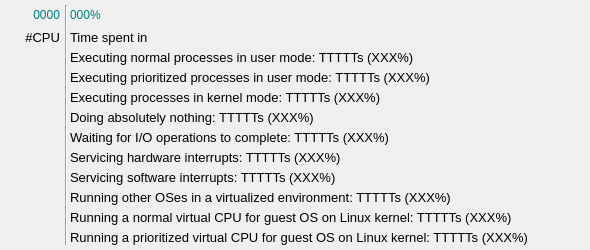
<?xml version="1.0" encoding="UTF-8"?>
<ui version="4.0">
 <class>cputwdgt</class>
 <widget class="QWidget" name="cputwdgt">
  <property name="geometry">
   <rect>
    <x>0</x>
    <y>0</y>
    <width>590</width>
    <height>250</height>
   </rect>
  </property>
  <property name="sizePolicy">
   <sizepolicy hsizetype="Fixed" vsizetype="Fixed">
    <horstretch>0</horstretch>
    <verstretch>0</verstretch>
   </sizepolicy>
  </property>
  <property name="minimumSize">
   <size>
    <width>590</width>
    <height>250</height>
   </size>
  </property>
  <property name="maximumSize">
   <size>
    <width>590</width>
    <height>250</height>
   </size>
  </property>
  <property name="windowTitle">
   <string>Form</string>
  </property>
  <widget class="QLabel" name="cputperc">
   <property name="geometry">
    <rect>
     <x>70</x>
     <y>5</y>
     <width>515</width>
     <height>20</height>
    </rect>
   </property>
   <property name="sizePolicy">
    <sizepolicy hsizetype="Fixed" vsizetype="Fixed">
     <horstretch>0</horstretch>
     <verstretch>0</verstretch>
    </sizepolicy>
   </property>
   <property name="minimumSize">
    <size>
     <width>515</width>
     <height>20</height>
    </size>
   </property>
   <property name="maximumSize">
    <size>
     <width>515</width>
     <height>20</height>
    </size>
   </property>
   <property name="styleSheet">
    <string notr="true">font: 15pt &quot;JetBrains Mono&quot;;
color: #008080;</string>
   </property>
   <property name="text">
    <string>000%</string>
   </property>
  </widget>
  <widget class="QLabel" name="cputxtra">
   <property name="geometry">
    <rect>
     <x>70</x>
     <y>30</y>
     <width>515</width>
     <height>15</height>
    </rect>
   </property>
   <property name="sizePolicy">
    <sizepolicy hsizetype="Fixed" vsizetype="Fixed">
     <horstretch>0</horstretch>
     <verstretch>0</verstretch>
    </sizepolicy>
   </property>
   <property name="minimumSize">
    <size>
     <width>515</width>
     <height>15</height>
    </size>
   </property>
   <property name="maximumSize">
    <size>
     <width>515</width>
     <height>15</height>
    </size>
   </property>
   <property name="font">
    <font>
     <pointsize>10</pointsize>
     <italic>false</italic>
     <bold>false</bold>
    </font>
   </property>
   <property name="styleSheet">
    <string notr="true">font: 10pt &quot;Inter&quot;;</string>
   </property>
   <property name="text">
    <string>Time spent in</string>
   </property>
  </widget>
  <widget class="QLabel" name="cputnumb">
   <property name="geometry">
    <rect>
     <x>5</x>
     <y>5</y>
     <width>55</width>
     <height>20</height>
    </rect>
   </property>
   <property name="sizePolicy">
    <sizepolicy hsizetype="Fixed" vsizetype="Fixed">
     <horstretch>0</horstretch>
     <verstretch>0</verstretch>
    </sizepolicy>
   </property>
   <property name="minimumSize">
    <size>
     <width>55</width>
     <height>20</height>
    </size>
   </property>
   <property name="maximumSize">
    <size>
     <width>55</width>
     <height>20</height>
    </size>
   </property>
   <property name="styleSheet">
    <string notr="true">font: 15pt &quot;JetBrains Mono&quot;;
color: #008080;</string>
   </property>
   <property name="frameShape">
    <enum>QFrame::NoFrame</enum>
   </property>
   <property name="text">
    <string>0000</string>
   </property>
   <property name="alignment">
    <set>Qt::AlignRight|Qt::AlignTrailing|Qt::AlignVCenter</set>
   </property>
  </widget>
  <widget class="QLabel" name="cputlabl">
   <property name="geometry">
    <rect>
     <x>5</x>
     <y>30</y>
     <width>55</width>
     <height>15</height>
    </rect>
   </property>
   <property name="sizePolicy">
    <sizepolicy hsizetype="Fixed" vsizetype="Fixed">
     <horstretch>0</horstretch>
     <verstretch>0</verstretch>
    </sizepolicy>
   </property>
   <property name="minimumSize">
    <size>
     <width>55</width>
     <height>15</height>
    </size>
   </property>
   <property name="maximumSize">
    <size>
     <width>55</width>
     <height>15</height>
    </size>
   </property>
   <property name="font">
    <font>
     <pointsize>10</pointsize>
     <italic>false</italic>
     <bold>false</bold>
    </font>
   </property>
   <property name="styleSheet">
    <string notr="true">font: 10pt &quot;Inter&quot;;</string>
   </property>
   <property name="text">
    <string>#CPU</string>
   </property>
   <property name="alignment">
    <set>Qt::AlignRight|Qt::AlignTrailing|Qt::AlignVCenter</set>
   </property>
  </widget>
  <widget class="Line" name="cputline">
   <property name="geometry">
    <rect>
     <x>65</x>
     <y>5</y>
     <width>3</width>
     <height>240</height>
    </rect>
   </property>
   <property name="sizePolicy">
    <sizepolicy hsizetype="Fixed" vsizetype="Fixed">
     <horstretch>0</horstretch>
     <verstretch>0</verstretch>
    </sizepolicy>
   </property>
   <property name="minimumSize">
    <size>
     <width>3</width>
     <height>240</height>
    </size>
   </property>
   <property name="maximumSize">
    <size>
     <width>3</width>
     <height>240</height>
    </size>
   </property>
   <property name="orientation">
    <enum>Qt::Vertical</enum>
   </property>
  </widget>
  <widget class="QLabel" name="cputusnm">
   <property name="geometry">
    <rect>
     <x>70</x>
     <y>50</y>
     <width>515</width>
     <height>15</height>
    </rect>
   </property>
   <property name="sizePolicy">
    <sizepolicy hsizetype="Fixed" vsizetype="Fixed">
     <horstretch>0</horstretch>
     <verstretch>0</verstretch>
    </sizepolicy>
   </property>
   <property name="minimumSize">
    <size>
     <width>515</width>
     <height>15</height>
    </size>
   </property>
   <property name="maximumSize">
    <size>
     <width>515</width>
     <height>15</height>
    </size>
   </property>
   <property name="font">
    <font>
     <pointsize>10</pointsize>
     <italic>false</italic>
     <bold>false</bold>
    </font>
   </property>
   <property name="styleSheet">
    <string notr="true">font: 10pt &quot;Inter&quot;;</string>
   </property>
   <property name="text">
    <string>Executing normal processes in user mode: TTTTTs (XXX%)</string>
   </property>
  </widget>
  <widget class="QLabel" name="cputuspr">
   <property name="geometry">
    <rect>
     <x>70</x>
     <y>70</y>
     <width>515</width>
     <height>15</height>
    </rect>
   </property>
   <property name="sizePolicy">
    <sizepolicy hsizetype="Fixed" vsizetype="Fixed">
     <horstretch>0</horstretch>
     <verstretch>0</verstretch>
    </sizepolicy>
   </property>
   <property name="minimumSize">
    <size>
     <width>515</width>
     <height>15</height>
    </size>
   </property>
   <property name="maximumSize">
    <size>
     <width>515</width>
     <height>15</height>
    </size>
   </property>
   <property name="font">
    <font>
     <pointsize>10</pointsize>
     <italic>false</italic>
     <bold>false</bold>
    </font>
   </property>
   <property name="styleSheet">
    <string notr="true">font: 10pt &quot;Inter&quot;;</string>
   </property>
   <property name="text">
    <string>Executing prioritized processes in user mode: TTTTTs (XXX%)</string>
   </property>
  </widget>
  <widget class="QLabel" name="cputkrnm">
   <property name="geometry">
    <rect>
     <x>70</x>
     <y>90</y>
     <width>515</width>
     <height>15</height>
    </rect>
   </property>
   <property name="sizePolicy">
    <sizepolicy hsizetype="Fixed" vsizetype="Fixed">
     <horstretch>0</horstretch>
     <verstretch>0</verstretch>
    </sizepolicy>
   </property>
   <property name="minimumSize">
    <size>
     <width>515</width>
     <height>15</height>
    </size>
   </property>
   <property name="maximumSize">
    <size>
     <width>515</width>
     <height>15</height>
    </size>
   </property>
   <property name="font">
    <font>
     <pointsize>10</pointsize>
     <italic>false</italic>
     <bold>false</bold>
    </font>
   </property>
   <property name="styleSheet">
    <string notr="true">font: 10pt &quot;Inter&quot;;</string>
   </property>
   <property name="text">
    <string>Executing processes in kernel mode: TTTTTs (XXX%)</string>
   </property>
  </widget>
  <widget class="QLabel" name="cputnull">
   <property name="geometry">
    <rect>
     <x>70</x>
     <y>110</y>
     <width>515</width>
     <height>15</height>
    </rect>
   </property>
   <property name="sizePolicy">
    <sizepolicy hsizetype="Fixed" vsizetype="Fixed">
     <horstretch>0</horstretch>
     <verstretch>0</verstretch>
    </sizepolicy>
   </property>
   <property name="minimumSize">
    <size>
     <width>515</width>
     <height>15</height>
    </size>
   </property>
   <property name="maximumSize">
    <size>
     <width>515</width>
     <height>15</height>
    </size>
   </property>
   <property name="font">
    <font>
     <pointsize>10</pointsize>
     <italic>false</italic>
     <bold>false</bold>
    </font>
   </property>
   <property name="styleSheet">
    <string notr="true">font: 10pt &quot;Inter&quot;;</string>
   </property>
   <property name="text">
    <string>Doing absolutely nothing: TTTTTs (XXX%)</string>
   </property>
  </widget>
  <widget class="QLabel" name="cputiowt">
   <property name="geometry">
    <rect>
     <x>70</x>
     <y>130</y>
     <width>515</width>
     <height>15</height>
    </rect>
   </property>
   <property name="sizePolicy">
    <sizepolicy hsizetype="Fixed" vsizetype="Fixed">
     <horstretch>0</horstretch>
     <verstretch>0</verstretch>
    </sizepolicy>
   </property>
   <property name="minimumSize">
    <size>
     <width>515</width>
     <height>15</height>
    </size>
   </property>
   <property name="maximumSize">
    <size>
     <width>515</width>
     <height>15</height>
    </size>
   </property>
   <property name="font">
    <font>
     <pointsize>10</pointsize>
     <italic>false</italic>
     <bold>false</bold>
    </font>
   </property>
   <property name="styleSheet">
    <string notr="true">font: 10pt &quot;Inter&quot;;</string>
   </property>
   <property name="text">
    <string>Waiting for I/O operations to complete: TTTTTs (XXX%)</string>
   </property>
  </widget>
  <widget class="QLabel" name="cputhirq">
   <property name="geometry">
    <rect>
     <x>70</x>
     <y>150</y>
     <width>515</width>
     <height>15</height>
    </rect>
   </property>
   <property name="sizePolicy">
    <sizepolicy hsizetype="Fixed" vsizetype="Fixed">
     <horstretch>0</horstretch>
     <verstretch>0</verstretch>
    </sizepolicy>
   </property>
   <property name="minimumSize">
    <size>
     <width>515</width>
     <height>15</height>
    </size>
   </property>
   <property name="maximumSize">
    <size>
     <width>515</width>
     <height>15</height>
    </size>
   </property>
   <property name="font">
    <font>
     <pointsize>10</pointsize>
     <italic>false</italic>
     <bold>false</bold>
    </font>
   </property>
   <property name="styleSheet">
    <string notr="true">font: 10pt &quot;Inter&quot;;</string>
   </property>
   <property name="text">
    <string>Servicing hardware interrupts: TTTTTs (XXX%)</string>
   </property>
  </widget>
  <widget class="QLabel" name="cputsirq">
   <property name="geometry">
    <rect>
     <x>70</x>
     <y>170</y>
     <width>515</width>
     <height>15</height>
    </rect>
   </property>
   <property name="sizePolicy">
    <sizepolicy hsizetype="Fixed" vsizetype="Fixed">
     <horstretch>0</horstretch>
     <verstretch>0</verstretch>
    </sizepolicy>
   </property>
   <property name="minimumSize">
    <size>
     <width>515</width>
     <height>15</height>
    </size>
   </property>
   <property name="maximumSize">
    <size>
     <width>515</width>
     <height>15</height>
    </size>
   </property>
   <property name="font">
    <font>
     <pointsize>10</pointsize>
     <italic>false</italic>
     <bold>false</bold>
    </font>
   </property>
   <property name="styleSheet">
    <string notr="true">font: 10pt &quot;Inter&quot;;</string>
   </property>
   <property name="text">
    <string>Servicing software interrupts: TTTTTs (XXX%)</string>
   </property>
  </widget>
  <widget class="QLabel" name="cputvirt">
   <property name="geometry">
    <rect>
     <x>70</x>
     <y>190</y>
     <width>515</width>
     <height>15</height>
    </rect>
   </property>
   <property name="sizePolicy">
    <sizepolicy hsizetype="Fixed" vsizetype="Fixed">
     <horstretch>0</horstretch>
     <verstretch>0</verstretch>
    </sizepolicy>
   </property>
   <property name="minimumSize">
    <size>
     <width>515</width>
     <height>15</height>
    </size>
   </property>
   <property name="maximumSize">
    <size>
     <width>515</width>
     <height>15</height>
    </size>
   </property>
   <property name="font">
    <font>
     <pointsize>10</pointsize>
     <italic>false</italic>
     <bold>false</bold>
    </font>
   </property>
   <property name="styleSheet">
    <string notr="true">font: 10pt &quot;Inter&quot;;</string>
   </property>
   <property name="text">
    <string>Running other OSes in a virtualized environment: TTTTTs (XXX%)</string>
   </property>
  </widget>
  <widget class="QLabel" name="cputgest">
   <property name="geometry">
    <rect>
     <x>70</x>
     <y>210</y>
     <width>515</width>
     <height>15</height>
    </rect>
   </property>
   <property name="sizePolicy">
    <sizepolicy hsizetype="Fixed" vsizetype="Fixed">
     <horstretch>0</horstretch>
     <verstretch>0</verstretch>
    </sizepolicy>
   </property>
   <property name="minimumSize">
    <size>
     <width>515</width>
     <height>15</height>
    </size>
   </property>
   <property name="maximumSize">
    <size>
     <width>515</width>
     <height>15</height>
    </size>
   </property>
   <property name="font">
    <font>
     <pointsize>10</pointsize>
     <italic>false</italic>
     <bold>false</bold>
    </font>
   </property>
   <property name="styleSheet">
    <string notr="true">font: 10pt &quot;Inter&quot;;</string>
   </property>
   <property name="text">
    <string>Running a normal virtual CPU for guest OS on Linux kernel: TTTTTs (XXX%)</string>
   </property>
  </widget>
  <widget class="QLabel" name="cputgtnc">
   <property name="geometry">
    <rect>
     <x>70</x>
     <y>230</y>
     <width>515</width>
     <height>15</height>
    </rect>
   </property>
   <property name="sizePolicy">
    <sizepolicy hsizetype="Fixed" vsizetype="Fixed">
     <horstretch>0</horstretch>
     <verstretch>0</verstretch>
    </sizepolicy>
   </property>
   <property name="minimumSize">
    <size>
     <width>515</width>
     <height>15</height>
    </size>
   </property>
   <property name="maximumSize">
    <size>
     <width>515</width>
     <height>15</height>
    </size>
   </property>
   <property name="font">
    <font>
     <pointsize>10</pointsize>
     <italic>false</italic>
     <bold>false</bold>
    </font>
   </property>
   <property name="styleSheet">
    <string notr="true">font: 10pt &quot;Inter&quot;;</string>
   </property>
   <property name="text">
    <string>Running a prioritized virtual CPU for guest OS on Linux kernel: TTTTTs (XXX%)</string>
   </property>
  </widget>
 </widget>
 <resources/>
 <connections/>
</ui>
